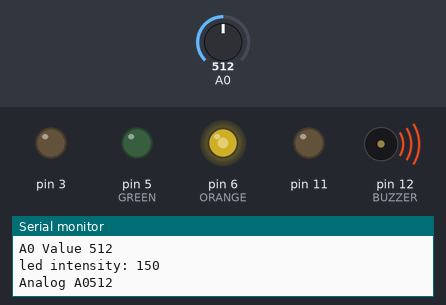
This sketch was run on a simulated Arduino Uno, built with avr-gcc and run on an emulated ATmega328P. Parts: output pins drawn as LEDs (lit = HIGH), buzzer (waves = sounding), the last lines printed to the serial monitor. Inputs (shaded band) come from the test bench; at power-on: A0 = 512.

Above: at 1.2 s.
1.3 s: A0 set to 670
At 2.6 s:
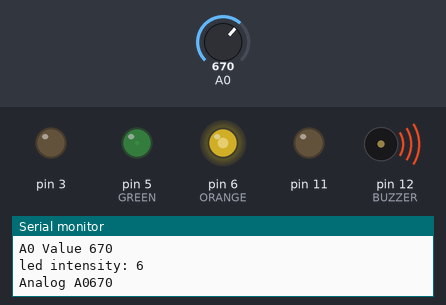
2.9 s: A0 set to 650
At 3.3 s:
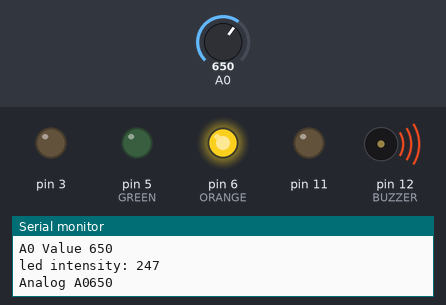
4.5 s: A0 set to 900
At 5.2 s:
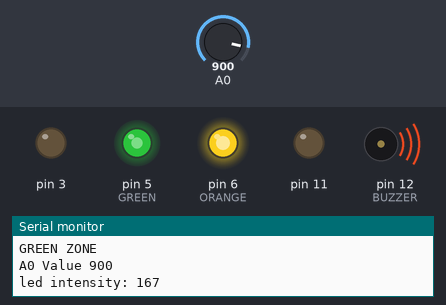
6.1 s: A0 set to 1023
At 7.1 s:
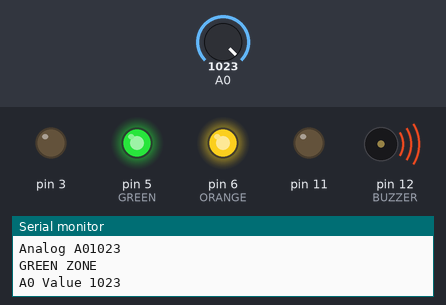
9.1 s: A0 set to 677
At 10.4 s:
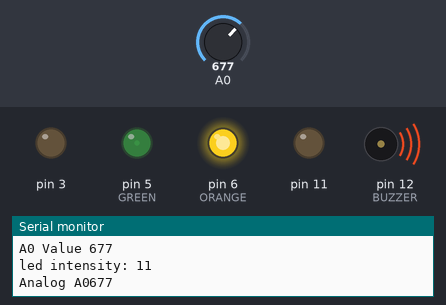
10.7 s: A0 set to 647
At 11.2 s:
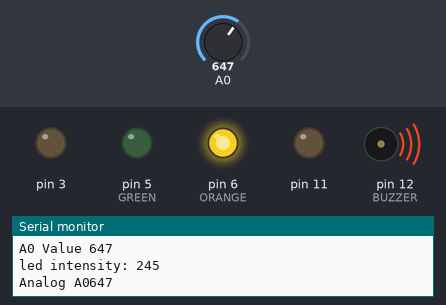
Timing chart, 0 to 13.7 s (numbered marks = the images above; inputs shaded):
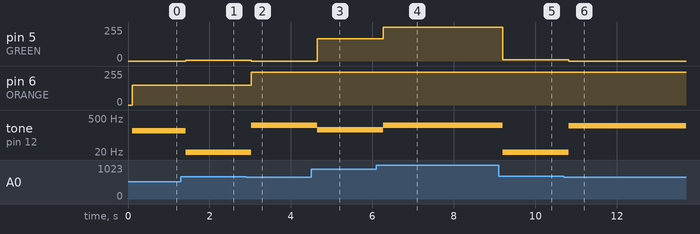

Measured:
- after the input at 1.3 s, pin 5 (GREEN): 0/255 → 6/255 after 0.12 s; tone on pin 12 (BUZZER): 150 Hz → 6 Hz after 0.12 s
- after the input at 2.9 s, pin 5 (GREEN): 6/255 → 0/255 after 0.13 s; pin 6 (ORANGE): 150/255 → 247/255 after 0.13 s; tone on pin 12 (BUZZER): 6 Hz → 247 Hz after 0.13 s
- after the input at 4.5 s, pin 5 (GREEN): 0/255 → 167/255 after 0.15 s; tone on pin 12 (BUZZER): 247 Hz → 167 Hz after 0.15 s
- after the input at 6.1 s, pin 5 (GREEN): 167/255 → 254/255 after 0.17 s; tone on pin 12 (BUZZER): 167 Hz → 254 Hz after 0.17 s
- after the input at 9.1 s, pin 5 (GREEN): 254/255 → 11/255 after 0.10 s; tone on pin 12 (BUZZER): 254 Hz → 11 Hz after 0.10 s
- after the input at 10.7 s, pin 5 (GREEN): 11/255 → 0/255 after 0.12 s; pin 6 (ORANGE): 247/255 → 245/255 after 0.12 s; tone on pin 12 (BUZZER): 11 Hz → 245 Hz after 0.12 s

The sketch:

project.ino
```cpp
  const int RED= 9; // digital 11 red diode //tone disable D3 and D11
  const int ORANGE= 6; // digital 6 orange diode //tone disable D3 and D11
  const int GREEN= 5; // digital 3 green diode //tone disable D3 and D11
  const int BUZZER=12;


void setup() {
  pinMode(A0,INPUT);
  pinMode(11,OUTPUT);
  pinMode(6,OUTPUT);
  pinMode(3,OUTPUT);
  Serial.begin(9600);


}

void loop() {
  // put your main code here, to run repeatedly:
  int potValue=0; // read from a0
  int RedLedIntensity=0; // glowing red
  int OrangeLedIntensity=0; //glowing orange
  int GreenLedIntensity=0; //glowing green
  int zone=0; // 0 for red, 1 for orange, 2 for green
  potValue=analogRead(A0); // Analog0 read, from 0 to 1023
  Serial.print("Analog A0");
  Serial.println(potValue);
   delay(100);
  // check the zone
  if (potValue<300){
    zone=0; // RED ZONEE
  } else  if (potValue<660 && potValue>301){
    zone=1; // ORANGE ZONE
  }else { // greater than 660
      zone=2; //GREEN ZONE
  }

  // SWITCH BETWEEN ZONES and map according to values
  switch (zone) {
    case 0:
      // RED ZONE
      Serial.println("RED ZONE");
     // delay(100);
      Serial.print("A0 Value ");
      Serial.println(potValue);
      RedLedIntensity=map(potValue, 0, 299, 0, 255); //  map(value, fromLow, fromHigh, toLow, toHigh)
       Serial.print("led intensity: ");
      Serial.print(RedLedIntensity);
      Serial.println(" ");
      // delay(100);
      analogWrite(RED,RedLedIntensity);
      analogWrite(ORANGE,0); // if it is red, it cannot be others
      analogWrite(GREEN,0);
      tone(BUZZER, RedLedIntensity, 100);
      break;

    case 1:
      // ORANGE ZONE
      Serial.println("ORANGE ZONE");
       //delay(100);
        Serial.print("A0 Value ");
      Serial.println(potValue);
      OrangeLedIntensity=map(potValue, 300, 660, 0, 255); //  map(value, fromLow, fromHigh, toLow, toHigh)
       Serial.print("led intensity: ");
      Serial.print(OrangeLedIntensity);
      Serial.println(" ");
     //  delay(100);
      analogWrite(ORANGE,OrangeLedIntensity);
      analogWrite(GREEN,0);
      tone(BUZZER, OrangeLedIntensity, 100);
      break;

    case 2:
      // GREEN ZONE
      Serial.println("GREEN ZONE");
      // delay(100);
        Serial.print("A0 Value ");
      Serial.println(potValue);
      GreenLedIntensity=map(potValue, 661, 1024, 0, 255); //  map(value, fromLow, fromHigh, toLow, toHigh)
      Serial.print("led intensity: ");
      Serial.print(GreenLedIntensity);
      Serial.println(" ");
      // delay(100);
      analogWrite(GREEN,GreenLedIntensity);
      tone(BUZZER, GreenLedIntensity, 100);
      break;

    default:
      // if nothing else matches, do the default
      // default is optional
      break;
  }


}
```
